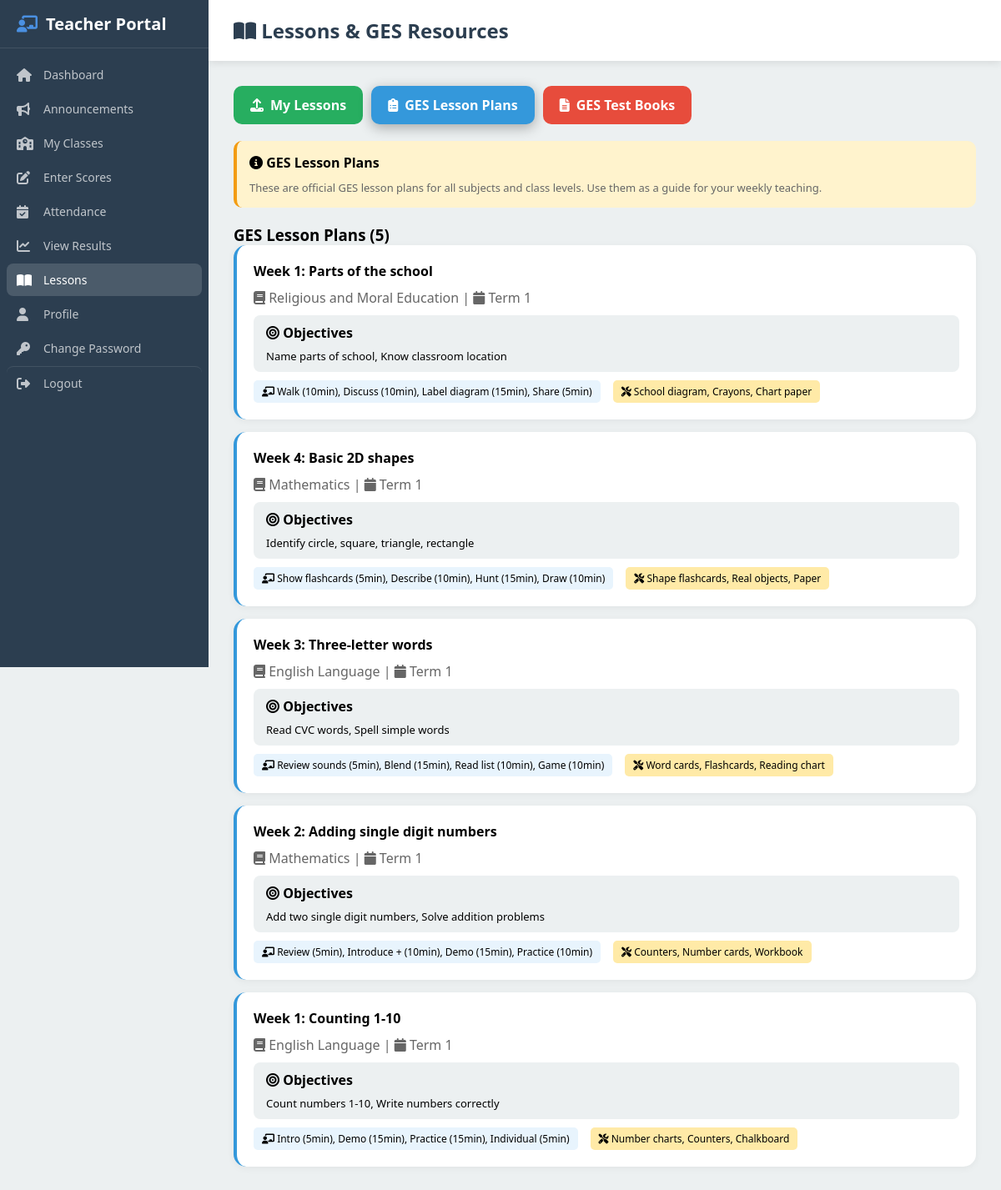
The app's page /teacher/lessons.php?view=lesson_plans (signed in) with its own data.
### tables this page shows
CREATE TABLE lesson_plans (
    id INT AUTO_INCREMENT PRIMARY KEY,
    teacher_id INT,
    class_id INT NOT NULL,
    subject_id INT NOT NULL,
    title VARCHAR(200),
    term VARCHAR(20) DEFAULT 'Term 1',
    academic_year VARCHAR(20) DEFAULT '2025-2026',
    week VARCHAR(50) NOT NULL,
    topic VARCHAR(200),
    sub_topic VARCHAR(200),
    objectives TEXT,
    activities TEXT,
    materials TEXT,
    duration VARCHAR(50),
    evaluation TEXT,
    file_name VARCHAR(255),
    file_path VARCHAR(255),
    created_at TIMESTAMP DEFAULT CURRENT_TIMESTAMP,
    INDEX idx_teacher_id (teacher_id),
    INDEX idx_class_id (class_id),
    INDEX idx_subject_id (subject_id),
    INDEX idx_term_year (term, academic_year)
);

CREATE TABLE subjects (
    id INT AUTO_INCREMENT PRIMARY KEY,
    subject_name VARCHAR(100) NOT NULL,
    category VARCHAR(20) DEFAULT 'core',
    level VARCHAR(20) DEFAULT 'all',
    created_at TIMESTAMP DEFAULT CURRENT_TIMESTAMP,
    INDEX idx_category (category),
    INDEX idx_level (level)
);

### config/database.php (called while the page is built, shortened)
<?php
function sanitize($data) {
    return htmlspecialchars(strip_tags(trim($data)));
}
?>

### teacher/lessons.php (the view, shortened to what this page needs)
<?php
require_once '../config/database.php';
$teacherId = $_SESSION['teacher_id'];
$stmt = $pdo->prepare("SELECT c.* FROM teacher_classes tc JOIN classes c ON tc.class_id = c.id WHERE tc.teacher_id = ? ORDER BY c.level, c.class_name");
$stmt->execute([$teacherId]);
$teacherClasses = $stmt->fetchAll();
$stmt = $pdo->prepare("SELECT DISTINCT s.* FROM teacher_subjects ts JOIN subjects s ON ts.subject_id = s.id WHERE ts.teacher_id = ? ORDER BY s.subject_name");
$stmt->execute([$teacherId]);
$teacherSubjects = $stmt->fetchAll();
$viewMode = isset($_GET['view']) ? sanitize($_GET['view']) : 'my_lessons';
$gesPlans = [];
$myLessons = [];
if ($viewMode == 'lesson_plans') {
    $gesPlans = $pdo->query("SELECT lp.*, s.subject_name, c.class_name FROM lesson_plans lp JOIN subjects s ON lp.subject_id = s.id LEFT JOIN classes c ON lp.class_id = c.id ORDER BY lp.id DESC")->fetchAll();
} elseif ($viewMode == 'test_books') {
    $gesTests = $pdo->query("SELECT tb.*, s.subject_name, c.class_name FROM test_books tb JOIN subjects s ON tb.subject_id = s.id LEFT JOIN classes c ON tb.class_id = c.id ORDER BY tb.id DESC")->fetchAll();
} else {
    $myLessons = $pdo->query("SELECT l.*, c.class_name, s.subject_name FROM lessons l LEFT JOIN classes c ON l.class_id = c.id LEFT JOIN subjects s ON l.subject_id = s.id WHERE l.uploaded_by = $teacherId ORDER BY l.id DESC")->fetchAll();
}
?>
<!DOCTYPE html>
<html lang="en">
<head>
    <link rel="stylesheet" href="https://cdnjs.cloudflare.com/ajax/libs/font-awesome/6.4.0/css/all.min.css">
    <link rel="stylesheet" href="../assets/css/styles.css">
</head>
<body>
    <nav class="sidebar">
        <div class="sidebar-brand"><i class="fas fa-chalkboard-teacher"></i> Teacher Portal</div>
        <ul class="sidebar-menu">
            <li><a href="index.php"><i class="fas fa-home"></i> Dashboard</a></li>
            <li><a href="announcements.php"><i class="fas fa-bullhorn"></i> Announcements</a></li>
            <li><a href="my_classes.php"><i class="fas fa-school"></i> My Classes</a></li>
            <li><a href="enter_scores.php"><i class="fas fa-edit"></i> Enter Scores</a></li>
            <li><a href="attendance.php"><i class="fas fa-calendar-check"></i> Attendance</a></li>
            <li><a href="results.php"><i class="fas fa-chart-line"></i> View Results</a></li>
            <li><a href="lessons.php" class="active"><i class="fas fa-book-open"></i> Lessons</a></li>
            <li><a href="profile.php"><i class="fas fa-user"></i> Profile</a></li>
            <li><a href="change_password.php"><i class="fas fa-key"></i> Change Password</a></li>
            <li><a href="../logout.php" class="logout-link"><i class="fas fa-sign-out-alt"></i> Logout</a></li>
        </ul>
    </nav>
    <main class="main-content">
        <div class="header"><h1><i class="fas fa-book-open"></i> Lessons & GES Resources</h1></div>
        <div class="content">
            <div class="view-tabs">
                <a href="?view=my_lessons" class="view-tab my_lessons <?php echo $viewMode == 'my_lessons' ? 'active' : ''; ?>">
                    <i class="fas fa-upload"></i> My Lessons
                </a>
                <a href="?view=lesson_plans" class="view-tab lesson_plans <?php echo $viewMode == 'lesson_plans' ? 'active' : ''; ?>">
                    <i class="fas fa-clipboard-list"></i> GES Lesson Plans
                </a>
                <a href="?view=test_books" class="view-tab test_books <?php echo $viewMode == 'test_books' ? 'active' : ''; ?>">
                    <i class="fas fa-file-alt"></i> GES Test Books
                </a>
            </div>
            <?php if ($viewMode == 'my_lessons'): ?>
            <div class="upload-section">
                <h3 style="margin-top: 0;"><i class="fas fa-cloud-upload-alt"></i> Upload New Lesson</h3>
                <form method="POST" enctype="multipart/form-data">
                    <div style="display: grid; grid-template-columns: 1fr 1fr; gap: 15px;">
                        <div class="form-group">
                            <label>Title *</label>
                            <input type="text" name="title" required placeholder="Lesson title">
                        </div>
                        <div class="form-group">
                            <label>Subject *</label>
                            <select name="subject_id" required>
                                <option value="">Select Subject</option>
                                <?php foreach ($teacherSubjects as $s): ?>
                                <option value="<?php echo $s['id']; ?>"><?php echo $s['subject_name']; ?></option>
                                <?php endforeach; ?>
                            </select>
                        </div>
                        <div class="form-group">
                            <label>Class *</label>
                            <select name="class_id" required>
                                <option value="">Select Class</option>
                                <?php foreach ($teacherClasses as $c): ?>
                                <option value="<?php echo $c['id']; ?>"><?php echo $c['class_name'] . ' - Section ' . $c['section']; ?></option>
                                <?php endforeach; ?>
                            </select>
                        </div>
                        <div class="form-group">
                            <label>Description</label>
                            <input type="text" name="description" placeholder="Brief description">
                        </div>
                    </div>
                    <div class="form-group" style="margin-top: 15px;">
                        <label>File (Optional)</label>
                        <input type="file" name="lesson_file" accept=".pdf,.doc,.docx,.ppt,.pptx,.xls,.xlsx,.jpg,.jpeg,.png,.mp4,.mp3">
                        <small style="color: #888;">PDF, Word, PPT, Excel, Images, Videos (Max 50MB)</small>
                    </div>
                    <button type="submit" name="upload_lesson" class="btn btn-success" style="margin-top: 15px;">
                        <i class="fas fa-upload"></i> Upload Lesson
                    </button>
                </form>
            </div>
            <h3>My Uploaded Lessons (<?php echo count($myLessons); ?>)</h3>
            <?php if (empty($myLessons)): ?>
            <div style="text-align: center; padding: 40px; background: white; border-radius: 15px;">
                <i class="fas fa-book-open" style="font-size: 50px; color: #ddd;"></i>
                <p style="color: #888;">No lessons uploaded yet.</p>
            </div>
            <?php else: foreach ($myLessons as $l): ?>
            <div class="lesson-card" style="display: flex; justify-content: space-between; align-items: center;">
                <div>
                    <h4 style="margin: 0 0 5px;"><?php echo htmlspecialchars($l['title']); ?></h4>
                    <p style="margin: 0; color: #666; font-size: 13px;">
                        <i class="fas fa-book"></i> <?php echo $l['subject_name']; ?> |
                        <i class="fas fa-school"></i> <?php echo $l['class_name']; ?> |
                        <i class="fas fa-clock"></i> <?php echo date('d M Y', strtotime($l['created_at'])); ?>
                    </p>
                </div>
                <div style="display: flex; gap: 10px;">
                    <?php if ($l['file_path']): ?>
                    <a href="../assets/uploads/lessons/<?php echo $l['file_path']; ?>" class="btn btn-sm btn-primary" target="_blank"><i class="fas fa-download"></i></a>
                    <?php endif; ?>
                    <a href="?delete=<?php echo $l['id']; ?>" class="btn btn-sm btn-danger" onclick="return confirm('Delete?')"><i class="fas fa-trash"></i></a>
                </div>
            </div>
            <?php endforeach; endif; ?>
            <?php elseif ($viewMode == 'lesson_plans'): ?>
            <div class="ges-notice">
                <h4><i class="fas fa-info-circle"></i> GES Lesson Plans</h4>
                <p>These are official GES lesson plans for all subjects and class levels. Use them as a guide for your weekly teaching.</p>
            </div>
            <h3>GES Lesson Plans (<?php echo count($gesPlans); ?>)</h3>
            <?php if (empty($gesPlans)): ?>
            <div style="text-align: center; padding: 40px; background: white; border-radius: 15px;">
                <i class="fas fa-clipboard-list" style="font-size: 50px; color: #ddd;"></i>
                <p style="color: #888;">No lesson plans available yet. Admin will add them.</p>
            </div>
            <?php else: foreach ($gesPlans as $p): ?>
            <div class="plan-card">
                <div style="display: flex; justify-content: space-between; align-items: flex-start;">
                    <div>
                        <h4 style="margin: 0 0 10px;"><?php echo $p['week']; ?>: <?php echo htmlspecialchars($p['topic']); ?></h4>
                        <p style="margin: 0 0 10px; color: #666;">
                            <i class="fas fa-book"></i> <?php echo $p['subject_name']; ?> |
                            <i class="fas fa-calendar"></i> <?php echo $p['term']; ?>
                        </p>
                    </div>
                </div>
                <?php if ($p['objectives']): ?>
                <div class="test-section">
                    <h4><i class="fas fa-bullseye"></i> Objectives</h4>
                    <p><?php echo nl2br(htmlspecialchars($p['objectives'])); ?></p>
                </div>
                <?php endif; ?>
                <?php if ($p['activities'] || $p['materials']): ?>
                <div style="display: flex; gap: 15px; flex-wrap: wrap; margin-top: 10px;">
                    <?php if ($p['activities']): ?>
                    <span style="background: #e8f4fd; padding: 5px 10px; border-radius: 5px; font-size: 12px;">
                        <i class="fas fa-chalkboard-teacher"></i> <?php echo htmlspecialchars($p['activities']); ?>
                    </span>
                    <?php endif; ?>
                    <?php if ($p['materials']): ?>
                    <span style="background: #ffeaa7; padding: 5px 10px; border-radius: 5px; font-size: 12px;">
                        <i class="fas fa-tools"></i> <?php echo htmlspecialchars($p['materials']); ?>
                    </span>
                    <?php endif; ?>
                </div>
                <?php endif; ?>
            </div>
            <?php endforeach; endif; ?>
            <?php endif; ?>
        </div>
    </main>
</body>
</html>

### assets/css/styles.css (style rules this page uses)
:root { --primary: #4a90e2; --primary-dark: #357abd; --primary-light: #6ba3e8; --secondary: #50c878; --danger: #e74c3c; --warning: #f39c12; --success: #27ae60; --dark: #2c3e50; --dark-sidebar: #2c3e50; --light: #ecf0f1; --white: #ffffff; --gray: #95a5a6; --shadow: rgba(0, 0, 0, 0.1); }
[data-theme="blue"] { --primary: #4a90e2; --primary-dark: #357abd; --primary-light: #6ba3e8; --secondary: #50c878; --danger: #e74c3c; --warning: #f39c12; --dark: #2c3e50; --dark-sidebar: #2c3e50; }
* { margin: 0; padding: 0; box-sizing: border-box; font-family: 'Segoe UI', Tahoma, Geneva, Verdana, sans-serif; }
body { background-color: var(--light); min-height: 100vh; }
.sidebar { width: 250px; background: var(--dark-sidebar); height: 100vh; position: fixed; left: 0; top: 0; transition: transform 0.3s; z-index: 1001; display: flex; flex-direction: column; overflow: hidden; }
.sidebar-brand { color: var(--white); font-size: 20px; font-weight: bold; padding: 15px 20px; border-bottom: 1px solid rgba(255,255,255,0.1); display: flex; align-items: center; gap: 10px; flex-shrink: 0; }
.sidebar-brand i { color: var(--primary); }
.sidebar-menu { list-style: none; flex: 1; overflow-y: auto; overflow-x: hidden; padding: 10px 0; scrollbar-width: thin; scrollbar-color: rgba(255,255,255,0.3) transparent; }
.sidebar-menu li { margin: 2px 8px; }
.sidebar-menu a { display: flex; align-items: center; padding: 10px 12px; color: rgba(255,255,255,0.7); text-decoration: none; transition: all 0.3s; gap: 10px; border-radius: 8px; font-size: 14px; }
.sidebar-menu a:hover, .sidebar-menu a.active { background: rgba(255,255,255,0.15); color: var(--white); }
.sidebar-menu a i { width: 22px; font-size: 16px; }
.sidebar-menu .logout-link { margin-top: auto; border-top: 1px solid rgba(255,255,255,0.1); padding-top: 10px; }
.main-content { margin-left: 250px; min-height: 100vh; }
.header { background: var(--white); padding: 20px 30px; box-shadow: 0 2px 10px var(--shadow); display: flex; justify-content: space-between; align-items: center; }
.header h1 { font-size: 24px; color: var(--dark); }
.content { padding: 30px; }

### teacher/lessons.php (style rules this page uses)
.view-tabs { display: flex; gap: 10px; margin-bottom: 20px; flex-wrap: wrap; }
.view-tab { padding: 12px 20px; border-radius: 10px; text-decoration: none; font-weight: 600; transition: all 0.3s; display: flex; align-items: center; gap: 8px; }
.view-tab.my_lessons { background: #27ae60; color: white; }
.view-tab.lesson_plans { background: #3498db; color: white; }
.view-tab.test_books { background: #e74c3c; color: white; }
.view-tab.active { box-shadow: 0 4px 15px rgba(0,0,0,0.3); }
.lesson-card, .plan-card, .test-card { background: white; border-radius: 15px; padding: 20px; margin-bottom: 15px; box-shadow: 0 2px 10px rgba(0,0,0,0.05); }
.plan-card { border-left: 4px solid #3498db; }
.test-section { background: var(--light); padding: 10px 15px; border-radius: 8px; margin-bottom: 10px; }
.test-section h4 { margin: 0 0 8px 0; }
.test-section p { margin: 0; font-size: 13px; }
.ges-notice { background: #fff3cd; padding: 15px; border-radius: 10px; border-left: 4px solid #f39c12; margin-bottom: 20px; }
.ges-notice h4 { margin: 0 0 10px; }
.ges-notice p { margin: 0; color: #666; font-size: 13px; }

### records on screen
lesson_plans: week "Week 1", topic "Parts of the school", subject.subject_name "Religious and Moral Education", term "Term 1", objectives "Name parts of school, Know classroom location", activities "Walk (10min), Discuss (10min), Label diagram (15min), Share (5min)", materials "School diagram, Crayons, Chart paper"
lesson_plans: week "Week 4", topic "Basic 2D shapes", subject.subject_name "Mathematics", term "Term 1", objectives "Identify circle, square, triangle, rectangle", activities "Show flashcards (5min), Describe (10min), Hunt (15min), Draw (10min)", materials "Shape flashcards, Real objects, Paper"
lesson_plans: week "Week 3", topic "Three-letter words", subject.subject_name "English Language", term "Term 1", objectives "Read CVC words, Spell simple words", activities "Review sounds (5min), Blend (15min), Read list (10min), Game (10min)", materials "Word cards, Flashcards, Reading chart"
lesson_plans: week "Week 2", topic "Adding single digit numbers", subject.subject_name "Mathematics", term "Term 1", objectives "Add two single digit numbers, Solve addition problems", activities "Review (5min), Introduce + (10min), Demo (15min), Practice (10min)", materials "Counters, Number cards, Workbook"
lesson_plans: week "Week 1", topic "Counting 1-10", subject.subject_name "English Language", term "Term 1", objectives "Count numbers 1-10, Write numbers correctly", activities "Intro (5min), Demo (15min), Practice (15min), Individual (5min)", materials "Number charts, Counters, Chalkboard"

### other values on screen
count($gesPlans) "5"
